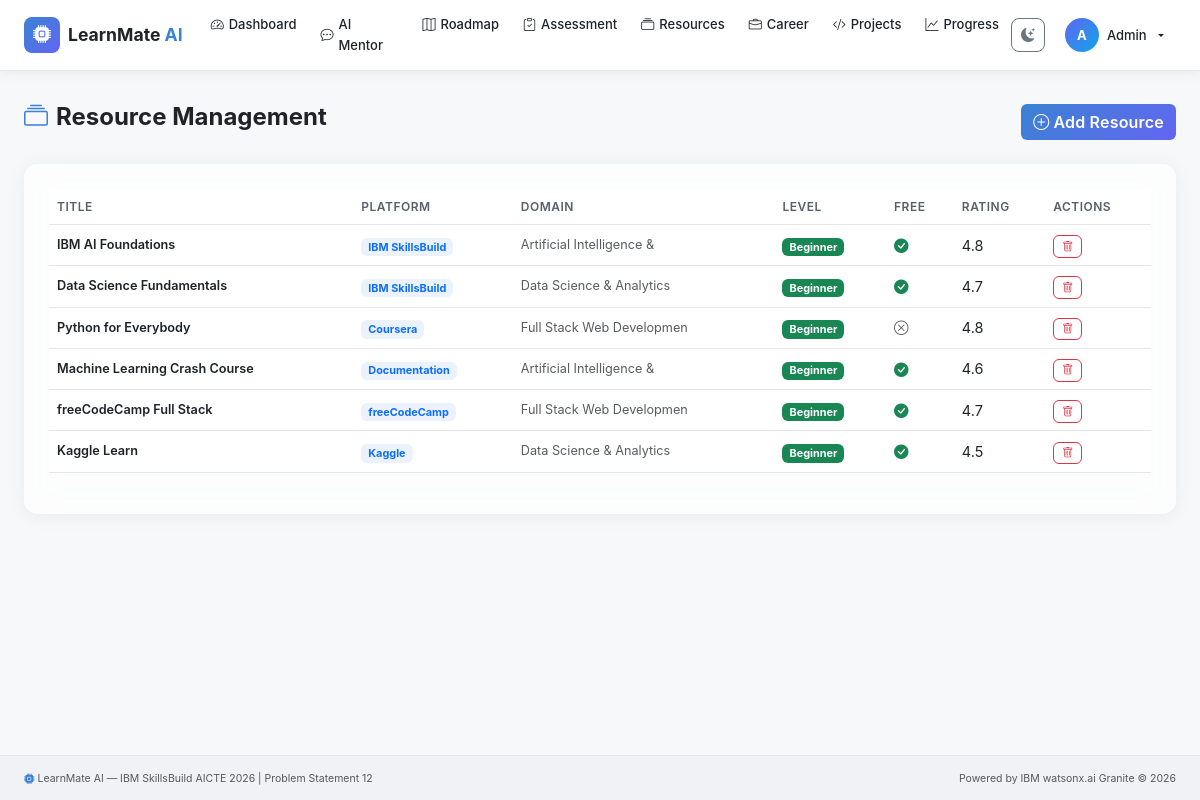
The page /admin/resources (signed in) on the database its author committed.
### models/__init__.py (models this page shows, shortened)
class Student(UserMixin, db.Model):
    __tablename__ = "students"
    id              = db.Column(db.Integer, primary_key=True)
    name            = db.Column(db.String(120), nullable=False)
    email           = db.Column(db.String(200), unique=True, nullable=False)
    password_hash   = db.Column(db.String(256), nullable=False)
    is_admin        = db.Column(db.Boolean, default=False)
    branch          = db.Column(db.String(100))
    semester        = db.Column(db.Integer)
    college         = db.Column(db.String(200))
    career_goal     = db.Column(db.String(200))
    preferred_domain= db.Column(db.String(120))
    learning_style  = db.Column(db.String(50))   # visual | auditory | reading | kinesthetic
    weekly_hours    = db.Column(db.Integer, default=10)
    current_skills  = db.Column(db.Text)          # comma-separated
    bio             = db.Column(db.Text)
    avatar_url      = db.Column(db.String(300))
    theme_preference= db.Column(db.String(10), default="light")  # light | dark
    created_at      = db.Column(db.DateTime, default=datetime.utcnow)
    last_login      = db.Column(db.DateTime)
    is_active       = db.Column(db.Boolean, default=True)
    profile_complete= db.Column(db.Boolean, default=False)
    assessments     = db.relationship("SkillAssessment", back_populates="student", lazy="dynamic")
    roadmaps        = db.relationship("LearningRoadmap", back_populates="student", lazy="dynamic")
    progress_records= db.relationship("Progress", back_populates="student", lazy="dynamic")
    career_goals_rel= db.relationship("CareerGoal", back_populates="student", lazy="dynamic")
    projects        = db.relationship("RecommendedProject", back_populates="student", lazy="dynamic")
    daily_tasks     = db.relationship("DailyTask", back_populates="student", lazy="dynamic")
    chat_history    = db.relationship("ChatMessage", back_populates="student", lazy="dynamic")

class Resource(db.Model):
    __tablename__ = "resources"
    id              = db.Column(db.Integer, primary_key=True)
    title           = db.Column(db.String(300), nullable=False)
    url             = db.Column(db.String(500))
    platform        = db.Column(db.String(80))   # IBM SkillsBuild | Coursera | etc.
    resource_type   = db.Column(db.String(50))   # course | video | article | book | tool
    domain          = db.Column(db.String(120))
    level           = db.Column(db.String(20))   # Beginner | Intermediate | Advanced
    description     = db.Column(db.Text)
    is_free         = db.Column(db.Boolean, default=True)
    rating          = db.Column(db.Float, default=0.0)
    tags            = db.Column(db.String(300))  # comma-separated
    is_active       = db.Column(db.Boolean, default=True)
    created_at      = db.Column(db.DateTime, default=datetime.utcnow)

### routes/admin.py (the view)
@admin_bp.route("/resources")
@login_required
@admin_required
def resources():
    resources = Resource.query.order_by(Resource.created_at.desc()).all()
    return render_template("admin/resources.html", resources=resources)

### routes/admin.py (called while the page is built)
def admin_required(f):
    @wraps(f)
    def decorated(*args, **kwargs):
        if not current_user.is_authenticated or not current_user.is_admin:
            flash("Administrator access required.", "danger")
            return redirect(url_for("auth.login"))
        return f(*args, **kwargs)
    return decorated

### templates/admin/resources.html (shortened to what this page needs)
{% extends "base.html" %}
{% block content %}
<div class="container-fluid px-4 py-4">
  <div class="d-flex justify-content-between align-items-center mb-4">
    <h4 class="fw-bold"><i class="bi bi-collection me-2 text-accent"></i>Resource Management</h4>
    <a href="{{ url_for('admin.add_resource') }}" class="btn btn-primary">
      <i class="bi bi-plus-circle me-1"></i>Add Resource
    </a>
  </div>
  <div class="glass-card p-4">
    <div class="table-responsive">
      <table class="table table-hover lm-table">
        <thead>
          <tr><th>Title</th><th>Platform</th><th>Domain</th><th>Level</th><th>Free</th><th>Rating</th><th>Actions</th></tr>
        </thead>
        <tbody>
          {% for r in resources %}
          <tr>
            <td class="fw-semibold small">{{ r.title[:50] }}</td>
            <td><span class="badge bg-primary-soft text-primary">{{ r.platform }}</span></td>
            <td class="text-muted small">{{ (r.domain or '—')[:25] }}</td>
            <td><span class="badge bg-{{ 'success' if r.level == 'Beginner' else 'warning' if r.level == 'Intermediate' else 'danger' }}">{{ r.level }}</span></td>
            <td>{% if r.is_free %}<i class="bi bi-check-circle-fill text-success"></i>{% else %}<i class="bi bi-x-circle text-muted"></i>{% endif %}</td>
            <td>{{ r.rating or '—' }}</td>
            <td>
              <button class="btn btn-xs btn-outline-danger" onclick="deleteResource({{ r.id }}, this)">
                <i class="bi bi-trash"></i>
              </button>
            </td>
          </tr>
          {% endfor %}
        </tbody>
      </table>
    </div>
  </div>
</div>
{% endblock %}

### templates/base.html (shortened to what this page needs)
<!DOCTYPE html>
<html lang="en" data-theme="light">
<head>
  <link href="https://cdn.jsdelivr.net/npm/bootstrap@5.3.3/dist/css/bootstrap.min.css" rel="stylesheet">
  <link href="https://cdn.jsdelivr.net/npm/bootstrap-icons@1.11.3/font/bootstrap-icons.css" rel="stylesheet">
  <link rel="stylesheet" href="{{ url_for('static', filename='css/main.css') }}">
</head>
<body class="{% block body_class %}{% endblock %}">
<nav class="navbar navbar-expand-lg lm-navbar" id="mainNavbar">
  <div class="container-fluid px-4">
    <a class="navbar-brand d-flex align-items-center gap-2" href="{{ url_for('dashboard.landing') }}">
      <div class="brand-icon"><i class="bi bi-cpu-fill"></i></div>
      <span class="brand-text">LearnMate <span class="text-accent">AI</span></span>
    </a>
    <div class="collapse navbar-collapse" id="navbarMenu">
      {% if current_user.is_authenticated %}
      <ul class="navbar-nav me-auto">
        <li class="nav-item"><a class="nav-link {% if request.endpoint == 'dashboard.index' %}active{% endif %}" href="{{ url_for('dashboard.index') }}"><i class="bi bi-speedometer2"></i> Dashboard</a></li>
        <li class="nav-item"><a class="nav-link {% if request.endpoint == 'dashboard.chat' %}active{% endif %}" href="{{ url_for('dashboard.chat') }}"><i class="bi bi-chat-dots"></i> AI Mentor</a></li>
        <li class="nav-item"><a class="nav-link {% if request.endpoint == 'dashboard.roadmap' %}active{% endif %}" href="{{ url_for('dashboard.roadmap') }}"><i class="bi bi-map"></i> Roadmap</a></li>
        <li class="nav-item"><a class="nav-link {% if request.endpoint == 'dashboard.skill_assessment' %}active{% endif %}" href="{{ url_for('dashboard.skill_assessment') }}"><i class="bi bi-clipboard-check"></i> Assessment</a></li>
        <li class="nav-item"><a class="nav-link {% if request.endpoint == 'dashboard.resources' %}active{% endif %}" href="{{ url_for('dashboard.resources') }}"><i class="bi bi-collection"></i> Resources</a></li>
        <li class="nav-item"><a class="nav-link {% if request.endpoint == 'dashboard.career' %}active{% endif %}" href="{{ url_for('dashboard.career') }}"><i class="bi bi-briefcase"></i> Career</a></li>
        <li class="nav-item"><a class="nav-link {% if request.endpoint == 'dashboard.projects' %}active{% endif %}" href="{{ url_for('dashboard.projects') }}"><i class="bi bi-code-slash"></i> Projects</a></li>
        <li class="nav-item"><a class="nav-link {% if request.endpoint == 'dashboard.progress' %}active{% endif %}" href="{{ url_for('dashboard.progress') }}"><i class="bi bi-graph-up"></i> Progress</a></li>
      </ul>
      <ul class="navbar-nav align-items-center gap-2">
        <li class="nav-item">
          <button class="btn btn-sm btn-outline-secondary theme-toggle" id="themeToggle" title="Toggle theme">
            <i class="bi bi-moon-stars-fill" id="themeIcon"></i>
          </button>
        </li>
        <li class="nav-item dropdown">
          <a class="nav-link dropdown-toggle d-flex align-items-center gap-2" href="#" data-bs-toggle="dropdown">
            <div class="nav-avatar">{{ current_user.name[0].upper() }}</div>
            <span class="d-none d-md-inline">{{ current_user.name.split()[0] }}</span>
          </a>
        </li>
      </ul>
      {% else %}
      <ul class="navbar-nav ms-auto align-items-center gap-2">
        <li class="nav-item"><a class="nav-link" href="{{ url_for('auth.login') }}">Login</a></li>
        <li class="nav-item"><a class="btn btn-primary btn-sm" href="{{ url_for('auth.register') }}">Get Started Free</a></li>
      </ul>
      {% endif %}
    </div>
  </div>
</nav>
<main class="lm-main">
  {% block content %}{% endblock %}
</main>
<footer class="lm-footer mt-auto">
  <div class="container-fluid px-4">
    <div class="row align-items-center">
      <div class="col-md-6">
        <span class="text-muted small">
          <i class="bi bi-cpu-fill text-accent"></i>
          LearnMate AI — IBM SkillsBuild AICTE 2026 | Problem Statement 12
        </span>
      </div>
      <div class="col-md-6 text-md-end">
        <span class="text-muted small">Powered by IBM watsonx.ai Granite &copy; {{ current_year }}</span>
      </div>
    </div>
  </div>
</footer>
</body>
</html>

### static/css/main.css (style rules this page uses)
:root { --bg-primary: #f7f8fa; --bg-surface: #ffffff; --bg-card: rgba(255,255,255,0.75); --border-color: #e5e7eb; --text-primary: #1f2328; --text-muted: #57606a; --accent: #3b82d4; --accent-rgb: 59,130,212; --secondary: #6366f1; --success: #10b981; --warning: #f59e0b; --danger: #ef4444; --navbar-bg: rgba(255,255,255,0.92); --navbar-shadow:0 1px 12px rgba(0,0,0,0.08); --card-shadow: 0 2px 20px rgba(0,0,0,0.06); --glass-blur: 16px; --glass-border: rgba(255,255,255,0.5); --sidebar-bg: rgba(255,255,255,0.9); --footer-bg: #f0f2f5; }
*, *::before, *::after { box-sizing: border-box; }
html { scroll-behavior: smooth; }
body { font-family: -apple-system, "Segoe UI", system-ui, sans-serif; font-size: 14.5px; line-height: 1.6; background-color: var(--bg-primary); color: var(--text-primary); min-height: 100vh; display: flex; flex-direction: column; transition: background-color 0.3s, color 0.3s; }
.text-accent { color: var(--accent) !important; }
.glass-card { background: var(--bg-card); border: 1px solid var(--glass-border); border-radius: 14px; backdrop-filter: blur(var(--glass-blur)); -webkit-backdrop-filter: blur(var(--glass-blur)); box-shadow: var(--card-shadow); transition: box-shadow 0.2s, transform 0.2s; }
.lm-navbar { background: var(--navbar-bg); backdrop-filter: blur(20px); border-bottom: 1px solid var(--border-color); box-shadow: var(--navbar-shadow); position: sticky; top: 0; z-index: 1030; transition: background 0.3s; }
.brand-icon { width: 36px; height: 36px; background: linear-gradient(135deg, #3b82d4, #6366f1); border-radius: 8px; display: flex; align-items: center; justify-content: center; color: #fff; font-size: 18px; }
.brand-text { font-size: 1.1rem; font-weight: 700; color: var(--text-primary); }
.brand-text .text-accent { color: var(--accent); }
.nav-link { color: var(--text-primary) !important; font-size: 13px; font-weight: 500; padding: 0.4rem 0.75rem !important; border-radius: 8px; transition: background 0.15s; display: flex; align-items: center; gap: 5px; }
.nav-avatar { width: 34px; height: 34px; border-radius: 50%; background: linear-gradient(135deg, #6366f1, #0ea5e9); color: #fff; display: flex; align-items: center; justify-content: center; font-weight: 700; font-size: 13px; }
.lm-main { flex: 1; }
.lm-footer { background: var(--footer-bg); border-top: 1px solid var(--border-color); padding: 12px 0; font-size: 12px; color: var(--text-muted); }
.btn-primary { background: linear-gradient(135deg, #3b82d4, #6366f1); border: none; font-weight: 600; letter-spacing: 0.2px; }
.btn-xs { padding: 2px 8px; font-size: 11px; border-radius: 6px; }
.theme-toggle { width: 34px; height: 34px; padding: 0; border-radius: 8px; display: flex; align-items: center; justify-content: center; }
.lm-table thead { background: rgba(var(--accent-rgb), 0.05); }
.lm-table th { font-size: 12px; font-weight: 600; text-transform: uppercase; letter-spacing: 0.5px; color: var(--text-muted); border-bottom: 1px solid var(--border-color); }
.lm-table td { vertical-align: middle; border-color: var(--border-color); color: var(--text-primary); }
.bg-primary-soft { background: rgba(var(--accent-rgb), 0.1) !important; }

### rows shown on the page
Student: name "A", name "Admin"
Resource: title "IBM AI Foundations", platform "IBM SkillsBuild", domain "Artificial Intelligence &", level "Beginner", is_free True (drawn), rating "4.8"
Resource: title "Data Science Fundamentals", platform "IBM SkillsBuild", domain "Data Science & Analytics", level "Beginner", is_free True (drawn), rating "4.7"
Resource: title "Python for Everybody", platform "Coursera", domain "Full Stack Web Developmen", level "Beginner", is_free False (drawn), rating "4.8"
Resource: title "Machine Learning Crash Course", platform "Documentation", domain "Artificial Intelligence &", level "Beginner", is_free True (drawn), rating "4.6"
Resource: title "freeCodeCamp Full Stack", platform "freeCodeCamp", domain "Full Stack Web Developmen", level "Beginner", is_free True (drawn), rating "4.7"
Resource: title "Kaggle Learn", platform "Kaggle", domain "Data Science & Analytics", level "Beginner", is_free True (drawn), rating "4.5"
